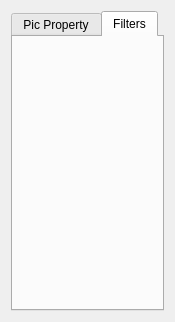
<?xml version="1.0" encoding="UTF-8"?>
<ui version="4.0">
 <class>Pix_Filter_Panel</class>
 <widget class="QWidget" name="Pix_Filter_Panel">
  <property name="geometry">
   <rect>
    <x>0</x>
    <y>0</y>
    <width>163</width>
    <height>322</height>
   </rect>
  </property>
  <property name="windowTitle">
   <string>Form</string>
  </property>
  <layout class="QVBoxLayout" name="verticalLayout">
   <item>
    <widget class="QTabWidget" name="tabWidget">
     <property name="enabled">
      <bool>true</bool>
     </property>
     <property name="maximumSize">
      <size>
       <width>16777215</width>
       <height>16777215</height>
      </size>
     </property>
     <property name="tabPosition">
      <enum>QTabWidget::North</enum>
     </property>
     <property name="tabShape">
      <enum>QTabWidget::Rounded</enum>
     </property>
     <property name="currentIndex">
      <number>1</number>
     </property>
     <property name="movable">
      <bool>false</bool>
     </property>
     <widget class="QWidget" name="twrProperty">
      <attribute name="title">
       <string>Pic Property</string>
      </attribute>
      <layout class="QVBoxLayout" name="verticalLayout_5">
       <item>
        <widget class="ToolsPanel" name="edit_panel" native="true"/>
       </item>
       <item>
        <widget class="QGroupBox" name="data_panel">
         <property name="enabled">
          <bool>false</bool>
         </property>
         <property name="title">
          <string>Selection property:</string>
         </property>
         <layout class="QGridLayout" name="gridLayout_2">
          <item row="0" column="1">
           <widget class="QSpinBox" name="x">
            <property name="toolTip">
             <string>X cordinate of frame</string>
            </property>
            <property name="wrapping">
             <bool>false</bool>
            </property>
            <property name="readOnly">
             <bool>false</bool>
            </property>
            <property name="buttonSymbols">
             <enum>QAbstractSpinBox::UpDownArrows</enum>
            </property>
            <property name="specialValueText">
             <string/>
            </property>
            <property name="showGroupSeparator" stdset="0">
             <bool>false</bool>
            </property>
            <property name="suffix">
             <string/>
            </property>
            <property name="minimum">
             <number>-65535</number>
            </property>
            <property name="maximum">
             <number>65535</number>
            </property>
           </widget>
          </item>
          <item row="3" column="1">
           <widget class="QSpinBox" name="width">
            <property name="toolTip">
             <string>width of frame</string>
            </property>
            <property name="frame">
             <bool>true</bool>
            </property>
            <property name="readOnly">
             <bool>false</bool>
            </property>
            <property name="minimum">
             <number>0</number>
            </property>
            <property name="maximum">
             <number>65535</number>
            </property>
            <property name="singleStep">
             <number>1</number>
            </property>
            <property name="value">
             <number>0</number>
            </property>
           </widget>
          </item>
          <item row="4" column="1">
           <widget class="QSpinBox" name="heigth">
            <property name="toolTip">
             <string>height of frame</string>
            </property>
            <property name="readOnly">
             <bool>false</bool>
            </property>
            <property name="accelerated">
             <bool>false</bool>
            </property>
            <property name="showGroupSeparator" stdset="0">
             <bool>false</bool>
            </property>
            <property name="minimum">
             <number>0</number>
            </property>
            <property name="maximum">
             <number>65535</number>
            </property>
            <property name="singleStep">
             <number>1</number>
            </property>
            <property name="value">
             <number>0</number>
            </property>
           </widget>
          </item>
          <item row="1" column="0">
           <widget class="QLabel" name="label_9">
            <property name="text">
             <string>Y:</string>
            </property>
           </widget>
          </item>
          <item row="1" column="1">
           <widget class="QSpinBox" name="y">
            <property name="toolTip">
             <string>Y cordinate of frame</string>
            </property>
            <property name="readOnly">
             <bool>false</bool>
            </property>
            <property name="minimum">
             <number>-65535</number>
            </property>
            <property name="maximum">
             <number>65535</number>
            </property>
           </widget>
          </item>
          <item row="2" column="0" colspan="2">
           <widget class="Line" name="line_3">
            <property name="orientation">
             <enum>Qt::Horizontal</enum>
            </property>
           </widget>
          </item>
          <item row="0" column="0">
           <widget class="QLabel" name="label_7">
            <property name="text">
             <string>X:</string>
            </property>
           </widget>
          </item>
          <item row="3" column="0">
           <widget class="QLabel" name="label_8">
            <property name="text">
             <string>width:</string>
            </property>
           </widget>
          </item>
          <item row="4" column="0">
           <widget class="QLabel" name="label_6">
            <property name="text">
             <string>heigth:</string>
            </property>
           </widget>
          </item>
         </layout>
        </widget>
       </item>
       <item>
        <spacer name="verticalSpacer_2">
         <property name="orientation">
          <enum>Qt::Vertical</enum>
         </property>
         <property name="sizeHint" stdset="0">
          <size>
           <width>20</width>
           <height>40</height>
          </size>
         </property>
        </spacer>
       </item>
      </layout>
     </widget>
     <widget class="QWidget" name="twrFilter">
      <attribute name="title">
       <string>Filters</string>
      </attribute>
      <layout class="QVBoxLayout" name="verticalLayout_6">
       <item>
        <widget class="ClogFilterPanel" name="clogFilterPanel" native="true"/>
       </item>
       <item>
        <spacer name="verticalSpacer">
         <property name="orientation">
          <enum>Qt::Vertical</enum>
         </property>
         <property name="sizeHint" stdset="0">
          <size>
           <width>116</width>
           <height>15</height>
          </size>
         </property>
        </spacer>
       </item>
      </layout>
     </widget>
    </widget>
   </item>
  </layout>
 </widget>
 <customwidgets>
  <customwidget>
   <class>ClogFilterPanel</class>
   <extends>QWidget</extends>
   <header location="global">../WTF_Viewer/viewer_widget/viewer/panels/clogfilterpanel/clogfilterpanel.h</header>
   <container>1</container>
  </customwidget>
  <customwidget>
   <class>ToolsPanel</class>
   <extends>QWidget</extends>
   <header location="global">../WTF_Viewer/viewer_widget/viewer/panels/toolspanel.h</header>
   <container>1</container>
  </customwidget>
 </customwidgets>
 <resources/>
 <connections/>
</ui>
